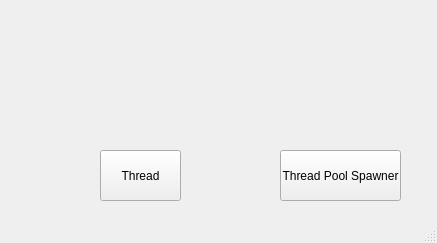
<?xml version="1.0" encoding="UTF-8"?>
<ui version="4.0">
 <class>MainWindow</class>
 <widget class="QMainWindow" name="MainWindow">
  <property name="geometry">
   <rect>
    <x>0</x>
    <y>0</y>
    <width>437</width>
    <height>243</height>
   </rect>
  </property>
  <property name="windowTitle">
   <string>MainWindow</string>
  </property>
  <widget class="QWidget" name="centralwidget">
   <widget class="QPushButton" name="buttonThreadSpawner">
    <property name="geometry">
     <rect>
      <x>280</x>
      <y>150</y>
      <width>121</width>
      <height>51</height>
     </rect>
    </property>
    <property name="text">
     <string>Thread Pool Spawner</string>
    </property>
   </widget>
   <widget class="QPushButton" name="ThreadButton">
    <property name="geometry">
     <rect>
      <x>100</x>
      <y>150</y>
      <width>81</width>
      <height>51</height>
     </rect>
    </property>
    <property name="text">
     <string>Thread</string>
    </property>
   </widget>
  </widget>
  <widget class="QMenuBar" name="menubar">
   <property name="geometry">
    <rect>
     <x>0</x>
     <y>0</y>
     <width>437</width>
     <height>21</height>
    </rect>
   </property>
  </widget>
  <widget class="QStatusBar" name="statusbar"/>
 </widget>
 <resources/>
 <connections/>
</ui>
